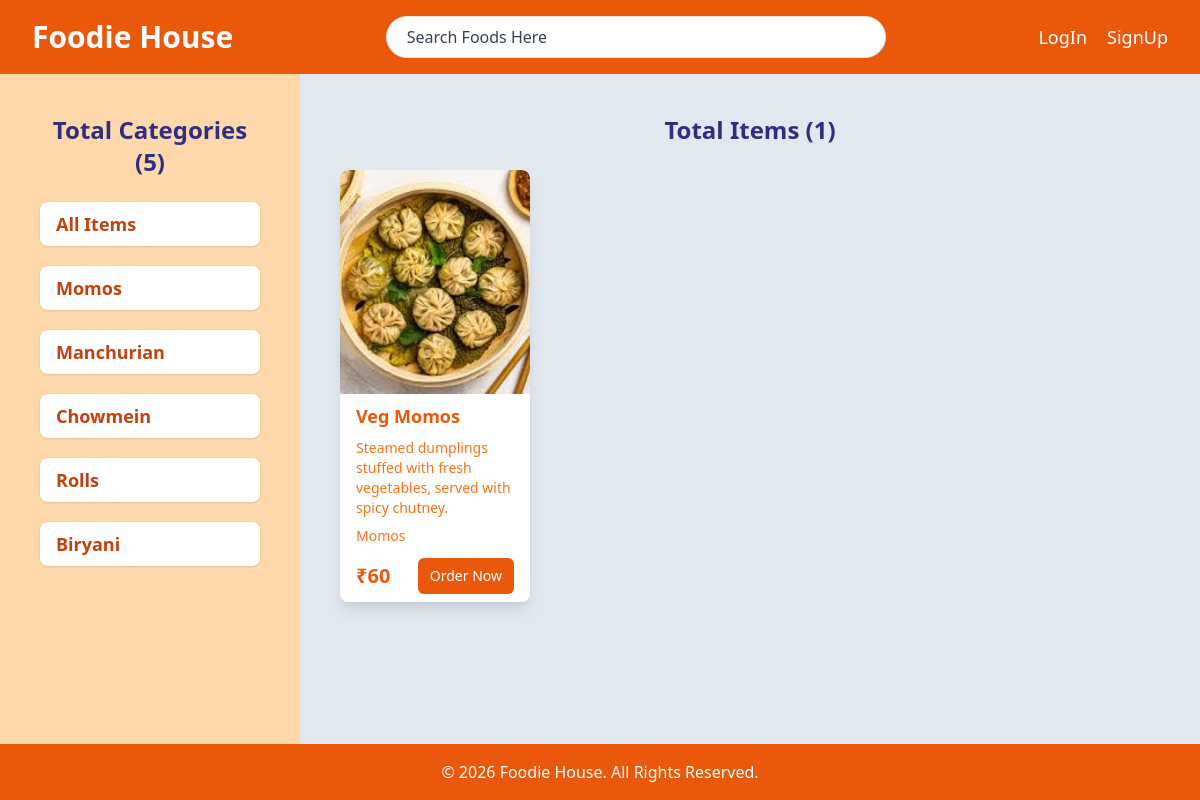
Page /?cat_id=1 on the committed database.
### foodie/models.py (models this page shows, shortened)
class Category(models.Model):
    title = models.CharField(max_length=100)
    description = models.TextField()
    def __str__(self):
        return self.title

class Product(models.Model):
    image = models.ImageField(upload_to="images/")
    name = models.CharField(max_length=100)
    description = models.TextField()
    price = models.IntegerField()
    category = models.ForeignKey(Category, on_delete=models.CASCADE)

### foodie/views.py (the view)
# urls.py: path("", home, name="homepage"),
def home(request):
    data = {}
    if "cat_id" in request.GET:
        cat_id = request.GET.get("cat_id")
        data["products"] = Product.objects.filter(category=cat_id)
    elif "search" in request.GET:
        search = request.GET.get("search")
        data["products"] = Product.objects.filter(name__contains=search)
    else:
        data["products"] = Product.objects.all()
    data["categories"] = Category.objects.all()
    return render(request, "home.html", data)

### foodie/templates/home.html (shortened to what this page needs)
<!DOCTYPE html>
<html lang="en">
<head>
    <script src="https://cdn.tailwindcss.com"></script>
</head>
<body class="flex flex-col min-h-screen">
    {% include "header.html" %}
    <main class="flex flex-col md:flex-row flex-grow">
        <aside class="w-full md:w-3/12 p-5 md:p-10 bg-orange-200">
            <h2 class="text-2xl font-semibold text-indigo-900 mb-6 text-center">
                Total Categories ({{ categories|length }})
            </h2>
            <div class="flex flex-col gap-4 md:gap-5">
                <a href="/"
                   class="text-orange-700 font-semibold text-lg bg-white px-4 py-2 rounded-lg shadow hover:bg-gray-200 hover:text-black">
                    All Items
                </a>
                {% for category in categories %}
                <a href="?cat_id={{ category.id }}"
                   class="text-orange-700 font-semibold text-lg bg-white px-4 py-2 rounded-lg shadow hover:bg-gray-200 hover:text-black">
                    {{ category.title }}
                </a>
                {% endfor %}
            </div>
        </aside>
        <section class="w-full md:w-9/12 p-5 md:p-10 bg-slate-200">
            <h2 class="text-2xl font-semibold text-indigo-900 mb-6 text-center">
                Total Items ({{ products|length }})
            </h2>
            <div class="grid grid-cols-1 sm:grid-cols-2 md:grid-cols-3 lg:grid-cols-4 xl:grid-cols-5 gap-5">
                {% for product in products %}
                <a href="{% url "viewProduct" product.id %}" class="bg-white rounded-lg shadow-lg overflow-hidden">
                    <div class="flex items-center justify-center h-56">
                        <img src="{{ product.image.url }}" alt="{{ product.name }}"
                            class="h-full w-full object-cover rounded-t-lg">
                    </div>
                    <div class="px-4 py-2 flex flex-col gap-2">
                        <p class="text-orange-600 text-lg font-semibold">
                            {{ product.name }}
                        </p>
                        <p class="text-orange-500 text-sm h-20 overflow-hidden">
                            {{ product.description }}
                        </p>
                        <p class="text-orange-500 text-sm overflow-hidden">
                            {{ product.category }}
                        </p>
                        <div class="flex justify-between items-center mt-1">
                            <p class="text-orange-600 font-semibold text-xl">
                                ₹{{ product.price }}
                            </p>
                            <button class="bg-orange-600 px-3 py-2 text-white text-sm rounded-md">
                                Order Now
                            </button>
                        </div>
                    </div>
                </a>
                {% endfor %}
            </div>
        </section>
    </main>
    {% include "footer.html" %}
</body>
</html>

### rows in the picture
Category: title "Momos"
Category: title "Manchurian"
Category: title "Chowmein"
Category: title "Rolls"
Category: title "Biryani"
Product: image (picture), name "Veg Momos", description "Steamed dumplings stuffed with fresh vegetables, served with spicy chutney.", category "Momos", price "60"

### other values in the picture
{{ categories|length }} "5"
{{ products|length }} "1"
